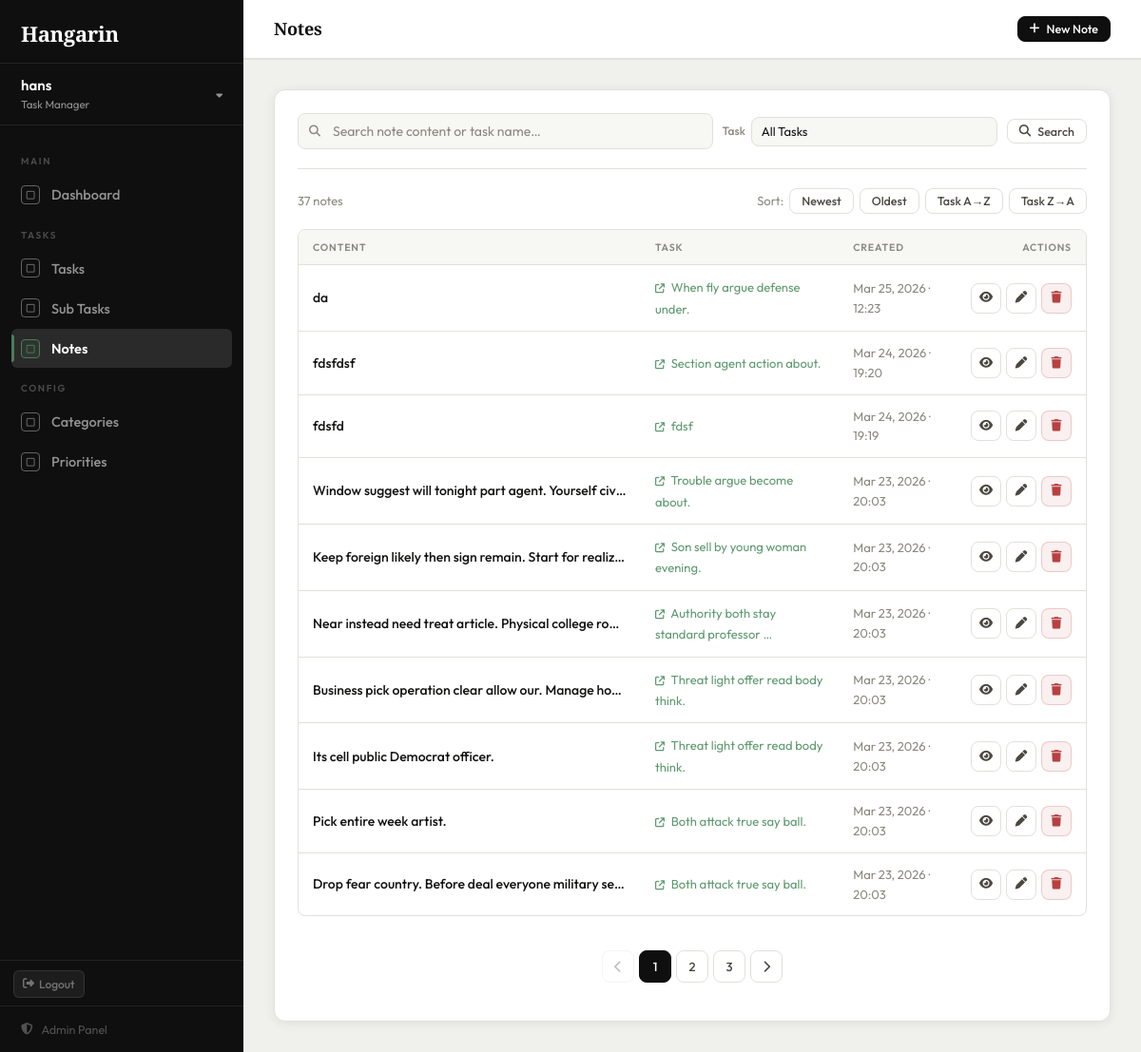
Page /notes/ (signed in) on the earlier database version.
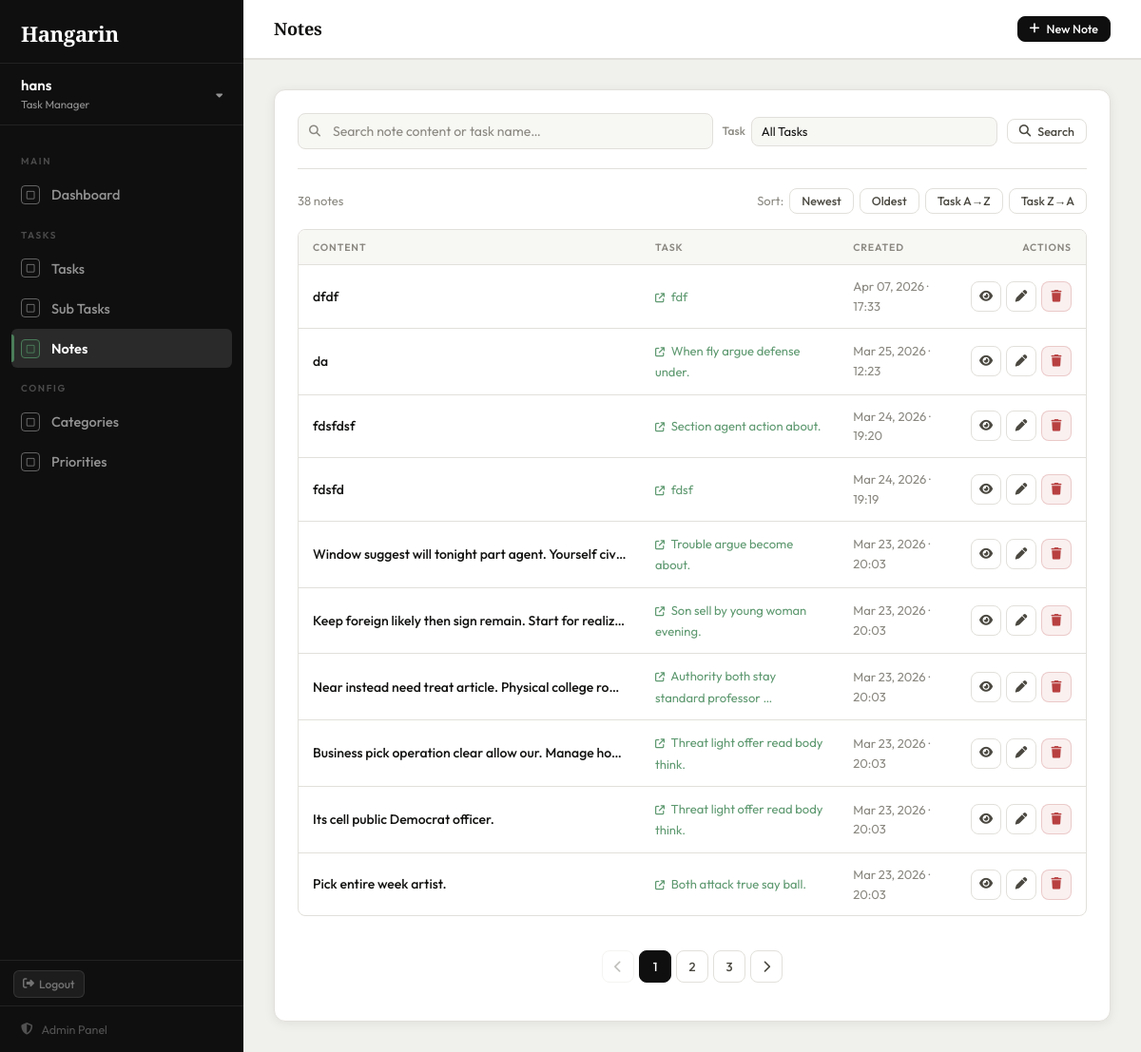
Same page on the later database version.
### tasks/models.py (models this page shows, shortened)
class BaseModel(models.Model):
    created_at = models.DateTimeField(auto_now_add=True)
    updated_at = models.DateTimeField(auto_now=True)
    class Meta:
        abstract = True

class Note(BaseModel):
    task = models.ForeignKey(Task, on_delete=models.CASCADE, related_name='notes')
    content = models.TextField()
    class Meta:
        verbose_name = "Note"
        verbose_name_plural = "Notes"

class Task(BaseModel):
    STATUS_CHOICES = [
        ("Pending", "Pending"),
        ("In Progress", "In Progress"),
        ("Completed", "Completed"),
    ]
    title = models.CharField(max_length=255)
    description = models.TextField(blank=True, null=True)
    deadline = models.DateTimeField(blank=True, null=True)
    status = models.CharField(
        max_length=50,
        choices=STATUS_CHOICES,
        default="Pending"
    )
    category = models.ForeignKey(
        Category, on_delete=models.SET_NULL, null=True, blank=True
    )
    priority = models.ForeignKey(
        Priority, on_delete=models.SET_NULL, null=True, blank=True
    )
    class Meta:
        verbose_name = "Task"
        verbose_name_plural = "Tasks"

### tasks/views.py (the view)
# urls.py: path('notes/',                         views.note_list,   name='note_list'),
@login_required
def note_list(request):
    notes = Note.objects.select_related('task').all()
    query = request.GET.get('q', '')
    if query:
        notes = notes.filter(
            Q(content__icontains=query) |
            Q(task__title__icontains=query)
        )
    task_filter = request.GET.get('task', '')
    if task_filter:
        notes = notes.filter(task_id=task_filter)
    sort_by = request.GET.get('sort', '-created_at')
    valid_sorts = ['created_at', '-created_at', 'task__title', '-task__title']
    notes = notes.order_by(sort_by if sort_by in valid_sorts else '-created_at')
    page_obj = Paginator(notes, 10).get_page(request.GET.get('page'))
    return render(request, 'tasks/note_list.html', {
        'page_obj': page_obj,
        'query': query,
        'task_filter': task_filter,
        'sort_by': sort_by,
        'tasks': Task.objects.order_by('title'),
        'page_title': 'Notes',
    })

### tasks/templates/tasks/note_list.html (shortened to what the changed rows need)
{% extends "tasks/base.html" %}
{% block content %}
<div class="card">
    <div style="display:flex; align-items:center; justify-content:space-between; margin-bottom:16px; font-size:13px; color:var(--text-muted);">
        <span>{{ page_obj.paginator.count }} note{% if page_obj.paginator.count != 1 %}s{% endif %}</span>
        {% with base="?q="|add:query|add:"&task="|add:task_filter %}
        <div style="display:flex; align-items:center; gap:6px;">
            <span>Sort:</span>
            <a href="{{ base }}&sort=-created_at"  class="btn btn-secondary btn-sm {% if sort_by == '-created_at' %}active{% endif %}">Newest</a>
            <a href="{{ base }}&sort=created_at"   class="btn btn-secondary btn-sm {% if sort_by == 'created_at' %}active{% endif %}">Oldest</a>
            <a href="{{ base }}&sort=task__title"  class="btn btn-secondary btn-sm {% if sort_by == 'task__title' %}active{% endif %}">Task A→Z</a>
            <a href="{{ base }}&sort=-task__title" class="btn btn-secondary btn-sm {% if sort_by == '-task__title' %}active{% endif %}">Task Z→A</a>
        </div>
        {% endwith %}
    </div>
    {% if page_obj.object_list %}
    <div class="table-wrap">
        <table>
            <thead>
                <tr>
                    <th>Content</th>
                    <th>Task</th>
                    <th>Created</th>
                    <th style="text-align:right;">Actions</th>
                </tr>
            </thead>
            <tbody>
                {% for note in page_obj %}
                <tr>
                    <td style="max-width:360px;">
                        <span class="task-title-cell"
                              style="display:block; white-space:nowrap; overflow:hidden; text-overflow:ellipsis; max-width:340px;">
                            {{ note.content|truncatechars:80 }}
                        </span>
                    </td>
                    <td>
                        <a href="{% url 'task_detail' note.task.pk %}"
                           style="color:var(--accent-light); text-decoration:none; font-size:13px;">
                            <i class="fa-solid fa-arrow-up-right-from-square" style="font-size:10px; margin-right:4px;"></i>
                            {{ note.task.title|truncatechars:40 }}
                        </a>
                    </td>
                    <td style="color:var(--text-muted); font-size:13px;">
                        {{ note.created_at|date:"M d, Y · H:i" }}
                    </td>
                    <td>
                        <div style="display:flex; gap:5px; justify-content:flex-end;">
                            <a href="{% url 'task_detail' note.task.pk %}"
                               class="btn btn-secondary btn-icon btn-sm" title="View Task">
                                <i class="fa-solid fa-eye"></i>
                            </a>
                            <a href="{% url 'note_edit' note.pk %}"
                               class="btn btn-secondary btn-icon btn-sm" title="Edit">
                                <i class="fa-solid fa-pen"></i>
                            </a>
                            <form method="POST" action="{% url 'note_delete' note.pk %}" style="margin:0;">
                                <button type="submit" class="btn btn-danger btn-icon btn-sm"
                                        title="Delete" onclick="return confirm('Delete this note?')">
                                    <i class="fa-solid fa-trash"></i>
                                </button>
                            </form>
                        </div>
                    </td>
                </tr>
                {% endfor %}
            </tbody>
        </table>
    </div>
    {% if page_obj.has_other_pages %}
    <div class="pagination" style="padding:16px 0;">
        {% with base="?q="|add:query|add:"&task="|add:task_filter|add:"&sort="|add:sort_by %}
        {% if page_obj.has_previous %}
            <a href="{{ base }}&page={{ page_obj.previous_page_number }}" class="page-btn"><i class="fa-solid fa-chevron-left"></i></a>
        {% else %}
            <span class="page-btn disabled"><i class="fa-solid fa-chevron-left"></i></span>
        {% endif %}
        {% for num in page_obj.paginator.page_range %}
            {% if page_obj.number == num %}
                <span class="page-btn active">{{ num }}</span>
            {% elif num > page_obj.number|add:'-3' and num < page_obj.number|add:'3' %}
                <a href="{{ base }}&page={{ num }}" class="page-btn">{{ num }}</a>
            {% endif %}
        {% endfor %}
        {% if page_obj.has_next %}
            <a href="{{ base }}&page={{ page_obj.next_page_number }}" class="page-btn"><i class="fa-solid fa-chevron-right"></i></a>
        {% else %}
            <span class="page-btn disabled"><i class="fa-solid fa-chevron-right"></i></span>
        {% endif %}
        {% endwith %}
    </div>
    {% endif %}
    {% endif %}
</div>
{% endblock %}

Differences in the rows shown:
no longer on this page (row unchanged): Note: content "Drop fear country. Before deal everyone military se…", task "Both attack true say ball.", created_at "Mar 23, 2026 · 20:03"
added Note: content "dfdf", task "fdf", created_at "Apr 07, 2026 · 17:33"
Other differences:
{{ page_obj.paginator.count }}: "37" → "38"
